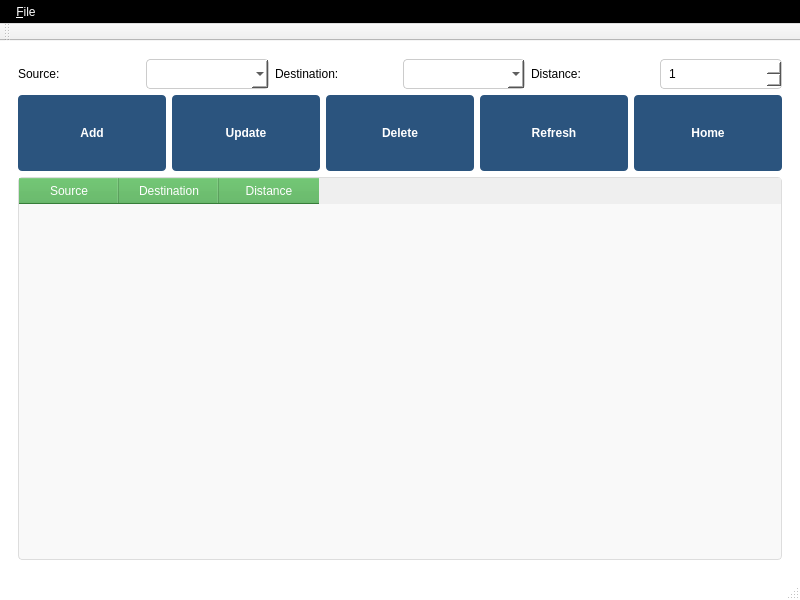
<?xml version="1.0" encoding="UTF-8"?>
<ui version="4.0">
 <class>GUI1Class</class>
 <widget class="QMainWindow" name="GUI1Class">
  <property name="geometry">
   <rect>
    <x>0</x>
    <y>0</y>
    <width>800</width>
    <height>600</height>
   </rect>
  </property>
  <property name="minimumSize">
   <size>
    <width>800</width>
    <height>600</height>
   </size>
  </property>
  <property name="windowTitle">
   <string>Graph Manager</string>
  </property>
  <property name="styleSheet">
   <string notr="true">
	   QMainWindow {
	   background-color: white;
	   }
	   QLabel, QPushButton, QLineEdit, QComboBox, QSpinBox, QTextEdit, QListWidget, QTableWidget {
	   color: black;
	   font-family: 'Segoe UI', Arial, sans-serif;
	   }
	   QPushButton {
	   background-color: #4CAF50;
	   color: white;
	   border: none;
	   padding: 8px 16px;
	   border-radius: 4px;
	   font-weight: bold;
	   margine: 40px;
	   width: 100px;
	   height: 60px;
	   }
	   QPushButton:hover {
	   background-color: #45a049;
	   color: #808080;
	   }
	   QPushButton:pressed {
	   background-color: #3d8b40;
	   color: #808080;
	   }
	   QPen{
	   font-size: 20px;
	   }
	   QTableRoads {
	   background-color: white;
	   color : white;
	   }
	   QLineEdit, QComboBox, QSpinBox {
	   border: 1px solid #ccc;
	   border-radius: 4px;
	   padding: 6px;
	   }
	   QTextEdit, QListWidget, QTableWidget {
	   border: 1px solid #ddd;
	   border-radius: 4px;
	   background-color: #f9f9f9;
	   font-size: 20px;
	   }
	   QTableWidget {
	   gridline-color: #ddd;
	   }
	   QHeaderView::section {
	   background-color: #4CAF50;
	   color: white;
	   padding: 4px;
	   }
	   QMenuBar {
	   background-color: black;
	   border-bottom: 1px solid #ddd;
	   }
	   QMenuBar::item {
	   padding: 5px 10px;
	   background: transparent;
	   color: white;
	   }
	   QMenuBar::item:selected {
	   background: #e0e0e0;
	   color: black;
	   }
	   QMenu {
	   background-color: white;
	   border: 1px solid #ddd;
	   color: black;
	   }
	   QMenu::item:selected {
	   background-color: black;
	   color: white;
	   }
   </string>
  </property>
  <widget class="QWidget" name="centralWidget">
   <layout class="QVBoxLayout" name="verticalLayout">
    <item>
     <widget class="QStackedWidget" name="stackedWidget">
      <property name="currentIndex">
       <number>2</number>
      </property>
      <widget class="QWidget" name="homePage">
       <layout class="QVBoxLayout" name="verticalLayout_2">
        <item>
         <widget class="QLabel" name="label">
          <property name="font">
           <font>
            <family>Segoe UI</family>
            <pointsize>20</pointsize>
            <bold>true</bold>
           </font>
          </property>
          <property name="styleSheet">
           <string notr="true">color: #2c3e50;</string>
          </property>
          <property name="text">
           <string>Graph Manager</string>
          </property>
          <property name="alignment">
           <set>Qt::AlignmentFlag::AlignCenter</set>
          </property>
         </widget>
        </item>
        <item>
         <widget class="QPushButton" name="btnCities">
          <property name="font">
           <font>
            <family>Segoe UI</family>
            <pointsize>12</pointsize>
            <bold>true</bold>
           </font>
          </property>
          <property name="styleSheet">
           <string notr="true">background-color: #2b547e;</string>
          </property>
          <property name="text">
           <string>Manage Cities</string>
          </property>
         </widget>
        </item>
        <item>
         <widget class="QPushButton" name="btnRoads">
          <property name="font">
           <font>
            <family>Segoe UI</family>
            <pointsize>12</pointsize>
            <bold>true</bold>
           </font>
          </property>
          <property name="styleSheet">
           <string notr="true">background-color: #2b547e;</string>
          </property>
          <property name="text">
           <string>Manage Roads</string>
          </property>
         </widget>
        </item>
        <item>
         <widget class="QPushButton" name="btnDisplay">
          <property name="font">
           <font>
            <family>Segoe UI</family>
            <pointsize>12</pointsize>
            <bold>true</bold>
           </font>
          </property>
          <property name="styleSheet">
           <string notr="true">background-color: #2b547e;</string>
          </property>
          <property name="text">
           <string>View Graph</string>
          </property>
         </widget>
        </item>
        <item>
         <widget class="QPushButton" name="btnSearch">
          <property name="font">
           <font>
            <family>Segoe UI</family>
            <pointsize>12</pointsize>
            <bold>true</bold>
           </font>
          </property>
          <property name="styleSheet">
           <string notr="true">background-color: #2b547e;</string>
          </property>
          <property name="text">
           <string>Find Paths</string>
          </property>
         </widget>
        </item>
        <item>
         <spacer name="verticalSpacer">
          <property name="orientation">
           <enum>Qt::Orientation::Vertical</enum>
          </property>
          <property name="sizeHint" stdset="0">
           <size>
            <width>20</width>
            <height>40</height>
           </size>
          </property>
         </spacer>
        </item>
       </layout>
      </widget>
      <widget class="QWidget" name="citiesPage">
       <layout class="QVBoxLayout" name="verticalLayout_3">
        <item>
         <layout class="QHBoxLayout" name="horizontalLayout">
          <item>
           <widget class="QLabel" name="label_2">
            <property name="text">
             <string>City Name:</string>
            </property>
           </widget>
          </item>
          <item>
           <widget class="QLineEdit" name="txtCityName">
            <property name="styleSheet">
             <string notr="true">color: black;
background: white;</string>
            </property>
           </widget>
          </item>
         </layout>
        </item>
        <item>
         <layout class="QHBoxLayout" name="horizontalLayout_2">
          <item>
           <widget class="QPushButton" name="btnAddCity">
            <property name="styleSheet">
             <string notr="true">background-color: #2b547e;</string>
            </property>
            <property name="text">
             <string>Add</string>
            </property>
           </widget>
          </item>
          <item>
           <widget class="QPushButton" name="btnUpdateCity">
            <property name="styleSheet">
             <string notr="true">background-color: #2b547e;</string>
            </property>
            <property name="text">
             <string>Update</string>
            </property>
           </widget>
          </item>
          <item>
           <widget class="QPushButton" name="btnDeleteCity">
            <property name="styleSheet">
             <string notr="true">background-color: #2b547e;</string>
            </property>
            <property name="text">
             <string>Delete</string>
            </property>
           </widget>
          </item>
          <item>
           <widget class="QPushButton" name="btnRefreshCities">
            <property name="styleSheet">
             <string notr="true">background-color: #2b547e;</string>
            </property>
            <property name="text">
             <string>Refresh</string>
            </property>
           </widget>
          </item>
          <item>
           <widget class="QPushButton" name="btnHome">
            <property name="styleSheet">
             <string notr="true">background-color: #2b547e;</string>
            </property>
            <property name="text">
             <string>Home</string>
            </property>
           </widget>
          </item>
         </layout>
        </item>
        <item>
         <widget class="QListWidget" name="listCities"/>
        </item>
       </layout>
      </widget>
      <widget class="QWidget" name="roadsPage">
       <layout class="QVBoxLayout" name="verticalLayout_4">
        <item>
         <layout class="QHBoxLayout" name="horizontalLayout_3">
          <item>
           <widget class="QLabel" name="label_3">
            <property name="text">
             <string>Source:</string>
            </property>
           </widget>
          </item>
          <item>
           <widget class="QComboBox" name="cmbSourceCity">
            <property name="styleSheet">
             <string notr="true">background-color:rgb(255, 255, 255);
color: black;</string>
            </property>
           </widget>
          </item>
          <item>
           <widget class="QLabel" name="label_4">
            <property name="text">
             <string>Destination:</string>
            </property>
           </widget>
          </item>
          <item>
           <widget class="QComboBox" name="cmbDestinationCity">
            <property name="styleSheet">
             <string notr="true">background-color:rgb(255, 255, 255);
color: black;</string>
            </property>
           </widget>
          </item>
          <item>
           <widget class="QLabel" name="label_5">
            <property name="text">
             <string>Distance:</string>
            </property>
           </widget>
          </item>
          <item>
           <widget class="QSpinBox" name="spinDistance">
            <property name="styleSheet">
             <string notr="true">background-color:rgb(255, 255, 255)</string>
            </property>
            <property name="minimum">
             <number>1</number>
            </property>
            <property name="maximum">
             <number>10000</number>
            </property>
           </widget>
          </item>
         </layout>
        </item>
        <item>
         <layout class="QHBoxLayout" name="horizontalLayout_4">
          <item>
           <widget class="QPushButton" name="btnAddRoad">
            <property name="styleSheet">
             <string notr="true">background-color: #2b547e;</string>
            </property>
            <property name="text">
             <string>Add</string>
            </property>
           </widget>
          </item>
          <item>
           <widget class="QPushButton" name="btnUpdateRoad">
            <property name="styleSheet">
             <string notr="true">background-color: #2b547e;</string>
            </property>
            <property name="text">
             <string>Update</string>
            </property>
           </widget>
          </item>
          <item>
           <widget class="QPushButton" name="btnDeleteRoad">
            <property name="styleSheet">
             <string notr="true">background-color: #2b547e;</string>
            </property>
            <property name="text">
             <string>Delete</string>
            </property>
           </widget>
          </item>
          <item>
           <widget class="QPushButton" name="btnRefreshRoads">
            <property name="styleSheet">
             <string notr="true">background-color: #2b547e;</string>
            </property>
            <property name="text">
             <string>Refresh</string>
            </property>
           </widget>
          </item>
          <item>
           <widget class="QPushButton" name="btnHome_2">
            <property name="styleSheet">
             <string notr="true">background-color: #2b547e;</string>
            </property>
            <property name="text">
             <string>Home</string>
            </property>
           </widget>
          </item>
         </layout>
        </item>
        <item>
         <widget class="QTableWidget" name="tableRoads">
          <column>
           <property name="text">
            <string>Source</string>
           </property>
           <property name="foreground">
            <brush brushstyle="NoBrush">
             <color alpha="255">
              <red>255</red>
              <green>255</green>
              <blue>255</blue>
             </color>
            </brush>
           </property>
          </column>
          <column>
           <property name="text">
            <string>Destination</string>
           </property>
          </column>
          <column>
           <property name="text">
            <string>Distance</string>
           </property>
          </column>
         </widget>
        </item>
       </layout>
      </widget>
      <widget class="QWidget" name="displayPage">
       <layout class="QVBoxLayout" name="verticalLayout_5">
        <item>
         <layout class="QHBoxLayout" name="horizontalLayout_5">
          <item>
           <widget class="QLabel" name="label_6">
            <property name="text">
             <string>City:</string>
            </property>
           </widget>
          </item>
          <item>
           <widget class="QComboBox" name="cmbDisplayCity">
            <property name="styleSheet">
             <string notr="true">color: black;
background: white;</string>
            </property>
           </widget>
          </item>
          <item>
           <widget class="QPushButton" name="btnDisplayNeighbors">
            <property name="styleSheet">
             <string notr="true">background-color: #2b547e;</string>
            </property>
            <property name="text">
             <string>Show Neighbors</string>
            </property>
           </widget>
          </item>
          <item>
           <widget class="QPushButton" name="btnDisplayFull">
            <property name="styleSheet">
             <string notr="true">background-color: #2b547e;</string>
            </property>
            <property name="text">
             <string>Show Full Graph</string>
            </property>
           </widget>
          </item>
          <item>
           <widget class="QPushButton" name="btnHome_3">
            <property name="styleSheet">
             <string notr="true">background-color: #2b547e;</string>
            </property>
            <property name="text">
             <string>Home</string>
            </property>
           </widget>
          </item>
         </layout>
        </item>
        <item>
         <widget class="QTextEdit" name="txtDisplay">
          <property name="styleSheet">
           <string notr="true">background: white;</string>
          </property>
         </widget>
        </item>
       </layout>
      </widget>
      <widget class="QWidget" name="searchPage">
       <layout class="QVBoxLayout" name="verticalLayout_6">
        <item>
         <layout class="QHBoxLayout" name="horizontalLayout_6">
          <item>
           <widget class="QLabel" name="label_7">
            <property name="text">
             <string>Start:</string>
            </property>
           </widget>
          </item>
          <item>
           <widget class="QComboBox" name="cmbStartCity">
            <property name="styleSheet">
             <string notr="true">color: black;
background: white;</string>
            </property>
           </widget>
          </item>
          <item>
           <widget class="QLabel" name="label_8">
            <property name="text">
             <string>End:</string>
            </property>
           </widget>
          </item>
          <item>
           <widget class="QComboBox" name="cmbEndCity">
            <property name="styleSheet">
             <string notr="true">background: white;
color: black;</string>
            </property>
           </widget>
          </item>
         </layout>
        </item>
        <item>
         <layout class="QHBoxLayout" name="horizontalLayout_7">
          <item>
           <widget class="QPushButton" name="btnDijkstra">
            <property name="styleSheet">
             <string notr="true">background-color: #2b547e;</string>
            </property>
            <property name="text">
             <string>Dijkstra</string>
            </property>
           </widget>
          </item>
          <item>
           <widget class="QPushButton" name="btnDFS">
            <property name="styleSheet">
             <string notr="true">background-color: #2b547e;</string>
            </property>
            <property name="text">
             <string>DFS</string>
            </property>
           </widget>
          </item>
          <item>
           <widget class="QPushButton" name="btnBFS">
            <property name="styleSheet">
             <string notr="true">background-color: #2b547e;</string>
            </property>
            <property name="text">
             <string>BFS</string>
            </property>
           </widget>
          </item>
          <item>
           <widget class="QPushButton" name="btnHome_4">
            <property name="styleSheet">
             <string notr="true">background-color: #2b547e;</string>
            </property>
            <property name="text">
             <string>Home</string>
            </property>
           </widget>
          </item>
         </layout>
        </item>
        <item>
         <widget class="QTextEdit" name="txtResults"/>
        </item>
       </layout>
      </widget>
     </widget>
    </item>
   </layout>
  </widget>
  <widget class="QMenuBar" name="menuBar">
   <property name="geometry">
    <rect>
     <x>0</x>
     <y>0</y>
     <width>800</width>
     <height>26</height>
    </rect>
   </property>
   <widget class="QMenu" name="menuFile">
    <property name="title">
     <string>&amp;File</string>
    </property>
    <addaction name="actionSave"/>
    <addaction name="actionLoad"/>
   </widget>
   <addaction name="menuFile"/>
  </widget>
  <widget class="QToolBar" name="mainToolBar">
   <attribute name="toolBarArea">
    <enum>TopToolBarArea</enum>
   </attribute>
   <attribute name="toolBarBreak">
    <bool>false</bool>
   </attribute>
  </widget>
  <widget class="QStatusBar" name="statusBar"/>
  <action name="actionSave">
   <property name="text">
    <string>&amp;Save</string>
   </property>
  </action>
  <action name="actionLoad">
   <property name="text">
    <string>&amp;Load</string>
   </property>
  </action>
 </widget>
 <resources/>
 <connections/>
</ui>
